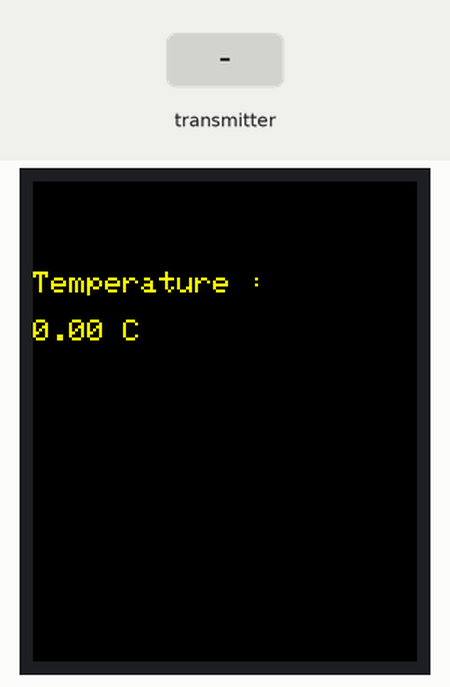
Simulated run of this sketch. Board: Arduino Uno, built with avr-gcc and run on an emulated ATmega328P. Shown: 128×160 colour display. The test bench sets the inputs (shaded band). No radio packets arrive unless stated; what the sketch prints to the serial monitor is not drawn.

Above: at 1.3 s.
1.4 s: the transmitter starts sending temp = 25
At 2.9 s:
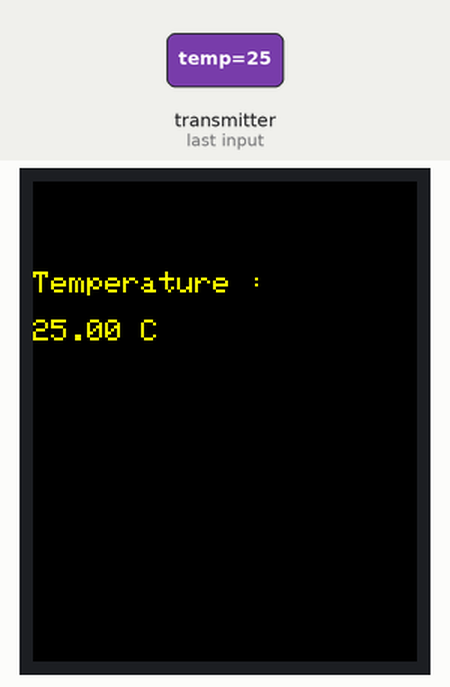
3.9 s: the transmitter starts sending temp = 50
At 5.3 s:
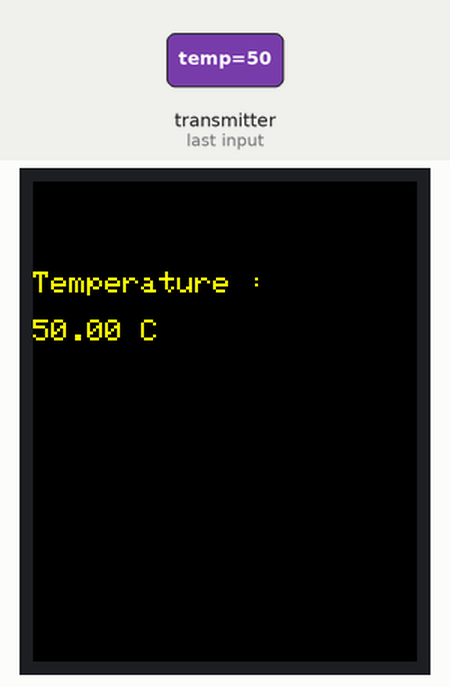
Timing chart, 0 to 6.9 s (numbered marks = the images above; inputs shaded):
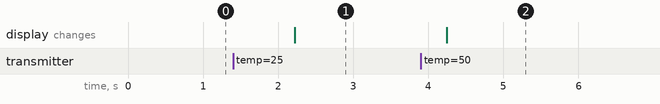

Measured:
- after the input at 1.4 s, the display: changes after 0.82 s (image 1)
- after the input at 3.9 s, the display: changes after 0.35 s (image 2)

The sketch:

Reception_affichage_LCD.ino
```cpp
#include <Adafruit_GFX.h>
#include <Adafruit_ST7735.h>
#include <SPI.h>
#include <VirtualWire.h>

uint8_t buf[VW_MAX_MESSAGE_LEN];
uint8_t buflen = VW_MAX_MESSAGE_LEN;

#define TFT_CS     6
#define TFT_RST    8
#define TFT_DC     7
#define TFT_SCLK 4
#define TFT_MOSI 5
Adafruit_ST7735 tft = Adafruit_ST7735(TFT_CS, TFT_DC, TFT_MOSI, TFT_SCLK, TFT_RST);


void setup() {
  // put your setup code here, to run once:
  Serial.begin(9600);

  vw_setup(2000);
  vw_rx_start();

  tft.initR(INITR_BLACKTAB);
  tft.fillScreen(ST7735_BLACK);

  tft.setCursor(0, 0);
  tft.setTextColor(ST7735_YELLOW);
  tft.setTextWrap(true);
  tft.print("Blablablablablablablablabla");
}

void loop() {
  // put your main code here, to run repeatedly:
  String str = "";
  float temp = 0.0;
  if(vw_have_message)
  {
    if(vw_get_message(buf,&buflen)){
      int i;
      memcpy(&temp, buf, buflen);
      Serial.print(temp);
      }
      Serial.println(" ");
    }


  tft.fillScreen(ST7735_BLACK);
  tft.setCursor(0, 30);
  tft.setTextColor(ST7735_YELLOW);
  tft.setTextWrap(true);
  tft.println("Temperature : ");
  tft.println("");
  tft.print(temp);
  tft.print(" C");
  delay(2000);
}
```
